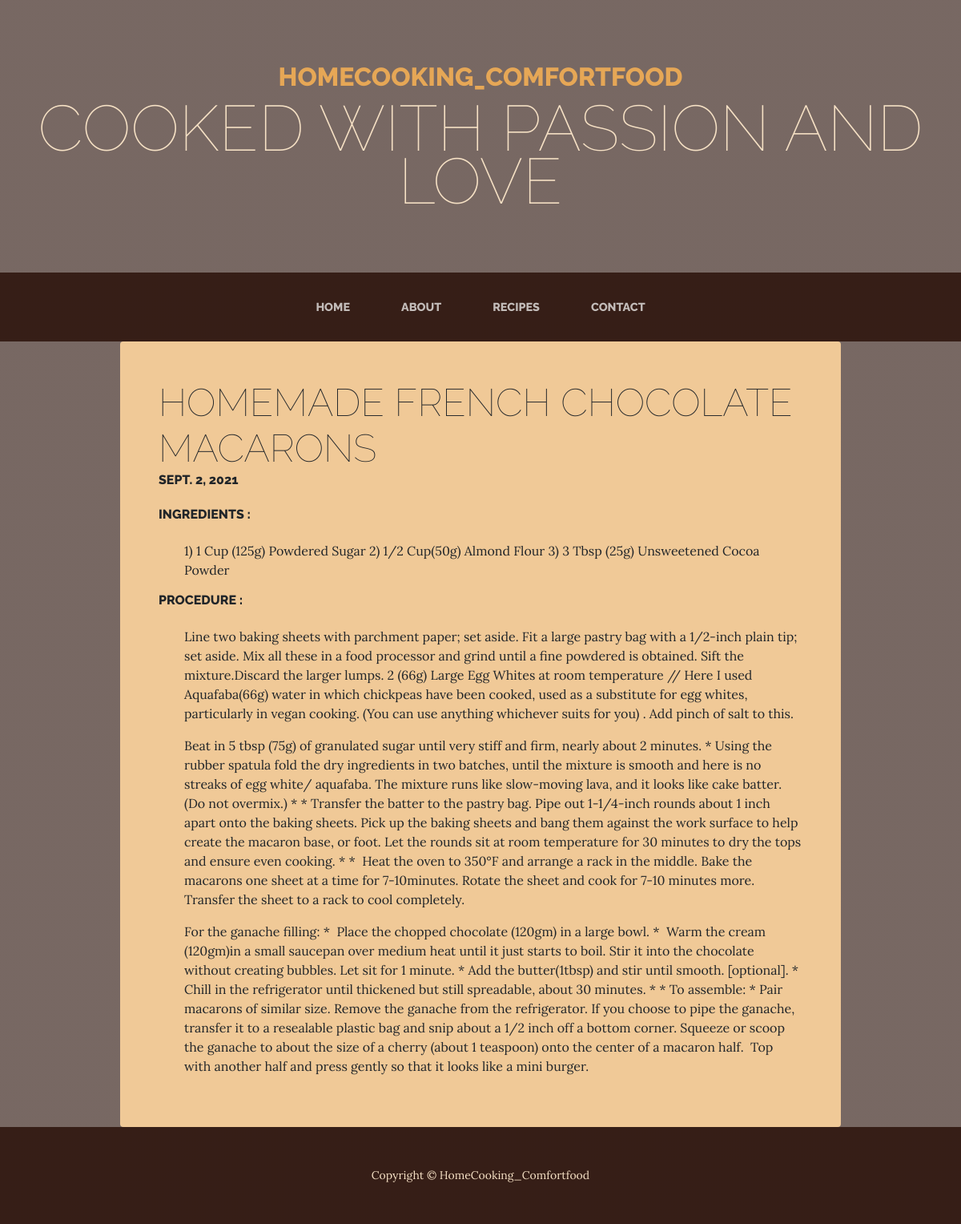
Page /Receipe/1 on the committed database.
### home/models.py (models this page shows, shortened)
class receipe(models.Model):
    name = models.CharField(max_length=50)
    image = models.ImageField(null=True, blank=True,)
    ingre = models.TextField(null=True)
    desc1 = models.TextField(null=True)
    desc2 = models.TextField(null=True)
    desc3 = models.TextField(null=True)
    date = models.DateField()

### home/views.py (the view)
# urls.py: path("Receipe/<int:pk>", ReceipeDetailView.as_view(), name='Receipe-detail'),
class ReceipeDetailView(DetailView):
    model = receipe
    template_name = 'ReceipeDtlist.html'

### templates/ReceipeDtlist.html (shortened to what this page needs)
{% load static %}
<!DOCTYPE html>
<html lang="en">
    <head>
        <link href="{% static 'css/styles.css' %}" rel="stylesheet" />
    </head>
    <body>
        <header>
            <h1 class="site-heading text-center text-faded d-none d-lg-block">
                <span class="site-heading-upper text-primary mb-3" >HomeCooking_Comfortfood </span>
                <span class="site-heading-lower">Cooked with passion and love </span>
            </h1>
        </header>
        <nav class="navbar navbar-expand-lg navbar-dark py-lg-4" id="mainNav">
            <div class="container">
                <div class="collapse navbar-collapse" id="navbarSupportedContent">
                    <ul class="navbar-nav mx-auto">
                        <li class="nav-item px-lg-4"><a class="nav-link text-uppercase" href="home">Home</a></li>
                        <li class="nav-item px-lg-4"><a class="nav-link text-uppercase" href="about">About</a></li>
                        <li class="nav-item px-lg-4"><a class="nav-link text-uppercase" href="receipies">Recipes</a></li>
                        <li class="nav-item px-lg-4"><a class="nav-link text-uppercase" href="contact">Contact</a></li>
                    </ul>
                </div>
            </div>
        </nav>
        <div class="col-xl-9 col-lg-10 mx-auto">
            <div class="bg-faded rounded p-5">
                <h2 class="section-heading mb-4">
                     <span class="section-heading-lower">{{receipe.name}}</span>
                     <span class="section-heading-upper">{{receipe.date}}</span>
                </h2>
                <h2 class="section-heading mb-4">
                    <span class="section-heading-upper">Ingredients : </span></h2>
                        <ul>{{receipe.ingre}}</ul>
                <h2 class="section-heading mb-4">
                    <span class="section-heading-upper">Procedure : </span></h2>
                        <ul>{{receipe.desc1}}</ul>
                        <ul>{{receipe.desc2}}</ul>
                        <ul>{{receipe.desc3}}</ul>
            </div>
        </div>
        <footer class="footer text-faded text-center py-5">
            <div class="container"><p class="m-0 small">Copyright &copy; HomeCooking_Comfortfood</p></div>
        </footer>
    </body>
</html>

### rows in the picture
receipe: name "HOMEMADE FRENCH CHOCOLATE MACARONS", date "SEPT. 2, 2021", ingre "1) 1 Cup (125g) Powdered Sugar 2) 1/2 Cup(50g) Almond Flour 3) 3 Tbsp (25g) Unsweetened Cocoa Powder", desc1 "Line two baking sheets with parchment paper; set aside. Fit a large pastry bag with a 1/2-inch plain tip; set aside. Mix all these in a food processor and grind until a fine powdered is obtained. Sift the mixture.Discard the larger lumps. 2 (66g) Large Egg Whites at room temperature // Here I used Aquafaba(66g) water in which chickpeas have been cooked, used as a substitute for egg whites, particularly in vegan cooking. (You can use anything whichever suits for you) . Add pinch of salt to this.", desc2 "Beat in 5 tbsp (75g) of granulated sugar until very stiff and firm, nearly about 2 minutes. * Using the rubber spatula fold the dry ingredients in two batches, until the mixture is smooth and here is no streaks of egg white/ aquafaba. The mixture runs like slow-moving lava, and it looks like cake batter. (Do not overmix.) * * Transfer the batter to the pastry bag. Pipe out 1-1/4-inch rounds about 1 inch apart onto the baking sheets. Pick up the baking sheets and bang them against the work surface to help create the macaron base, or foot. Let the rounds sit at room temperature for 30 minutes to dry the tops and ensure even cooking. * * Heat the oven to 350°F and arrange a rack in the middle.…", desc3 "For the ganache filling: * Place the chopped chocolate (120gm) in a large bowl. * Warm the cream (120gm)in a small saucepan over medium heat until it just starts to boil. Stir it into the chocolate without creating bubbles. Let sit for 1 minute. * Add the butter(1tbsp) and stir until smooth. [optional]. * Chill in the refrigerator until thickened but still spreadable, about 30 minutes. * * To assemble: * Pair macarons of similar size. Remove the ganache from the refrigerator. If you choose to pipe the ganache, transfer it to a resealable plastic bag and snip about a 1/2 inch off a bottom corner. Squeeze or scoop the ganache to about the size of a cherry (about 1 teaspoon) onto the center of…"
